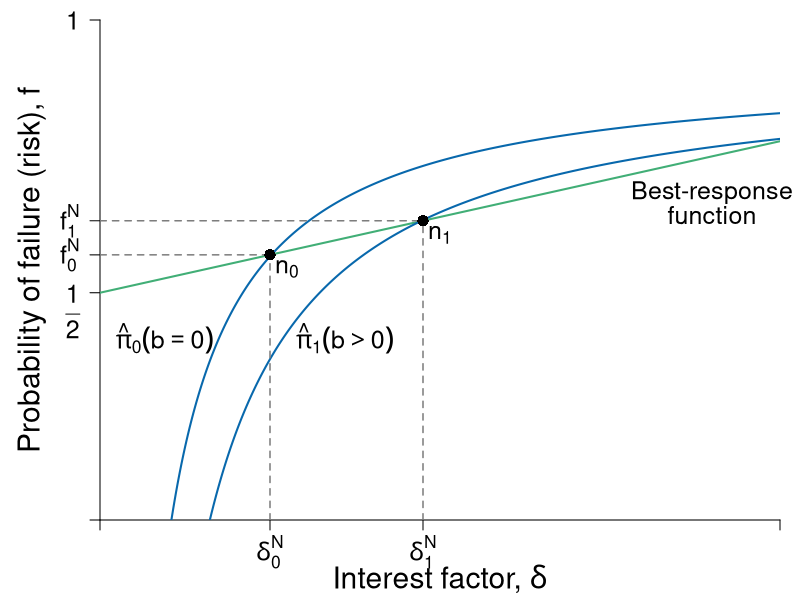

Generate this figure with R:
#' Graph Designer: Scott Cohn
#' Authors: Bowles and Halliday
#' Title: Coordination, Conflict and Competition: A Text in Microeconomics

library(shape)
pdf(file = "credit/credit_profit_brf.pdf", width = 8, height = 6)

#Set parameters for graphics
pointsize <- 1.8
axislabelsize <- 1.8
labelsize <- 1.5
namesize <- 1.8
annotatesize <- 1.5
graphlinewidth <- 2
segmentlinewidth <- 1.5

COL <- c("#7fc97f", "#beaed4", "#fdc086", "#ffff99", "#386cb0", "#f0027f", "#bf5b17", "#666666")
COLA <- c("#e0f3db", "#99d8c9","#66c2a4","#41ae76", "#238b45", "#005824")
COLB <- c("#c6dbef", "#4eb3d3", "#2b8cbe", "#0868ac","#084081")
COLC <- c("#fcfbfd", "#efedf5", "#dadaeb", "#bcbddc", "#9e9ac8", "#807dba", "#6a51a3", "#54278f", "#3f007d")
grays <- gray.colors(25, start = 1, end = 0, alpha = 1)

#Edited the margins to cater for the larger LHS labels
par(mar =  c(4, 5, 1, 1))

brfFn <- function(delta, q = 15, k = 0) {
  .5 + (delta / (2 * q)) * (1 - k)
}


PCFn <- function(delta, q = 1) {
  delta/q
}

isoprofitFn <- function(delta, rho = 0.05, b = 0.5) {
  1 - ((1 + rho)/(1 - b))*(1/delta)
}

yFn <- function(d1, f1, q = 1){
  q*f1*(1 - f1) - d1*(1 - f1)
}

ylow <- function(delta, q = 1, ybar = 0.0625){
  (-sqrt(delta^2 - 2*delta*q + q^2 - 4*q*ybar) + delta + q)/(2*q)
}

yhigh <- function(delta, q = 1, ybar = 0.0625){
  (sqrt(delta^2 - 2*delta*q + q^2 - 4*q*ybar) + delta + q)/(2*q)
}

xlims <- c(0, 10)
ylims <- c(0, 1.1)

npts <- 501 
d1 <- seq(xlims[1], xlims[2], length.out = npts)
f1 <- seq(ylims[1], ylims[2], length.out = npts) 
deltalevel <- c(2.5, 4.75)

plot(0, 0, xlim = xlims, ylim = ylims, type = "n",
     xlab = expression(paste("")),
     ylab = expression(paste("")), 
     xaxt = "n", 
     yaxt = "n", 
     cex.lab = axislabelsize, 
     bty = "n",
     xaxs = "i", 
     yaxs = "i"
)


# ticksy <- c(ylims[1], 0.5, ylims[2] - 0.1)
# ylabels <- c(NA, expression(paste(f == frac(1,2))), 1)
ticksy <- c(ylims[1], 0.5, brfFn(deltalevel[1], k = 0), brfFn(deltalevel[2], k = 0), ylims[2])
ylabels <- c(NA, NA, expression(paste(f[0]^N)), expression(paste(f[1]^N)), 1)
#ticksx <- c(xlims[1], (1 + 0.1)/(1 - 0), (1 + 0.1)/(1 - 0.5), xlims[2])
ticksx <- c(xlims[1], deltalevel[1], deltalevel[2], xlims[2])
xlabels <- c(NA, NA, NA, NA)

#text((1 + 0.1)/(1 - 0.5), - 0.09, expression(paste(frac(1 + rho, 1 - b))), xpd = TRUE, cex = labelsize) 
text(-0.4, 0.46, expression(paste(frac(1,2))), xpd = TRUE, cex = labelsize) 

text(c(deltalevel[1], deltalevel[2]), -.07, c(expression(paste(delta[0]^N)),expression(paste(delta[1]^N))), xpd = TRUE, cex = labelsize)  

npts <- 503 
xx1 <- seq(xlims[1], xlims[2], length.out = npts)


# Polygon
# COLD <- c("#deebf7", "#9ecae1")
# xpoly <- seq(from = (1 + 0.1)/(1 - 0), to = xlims[2], length.out = 500)
# ypoly <- isoprofitFn(xpoly, b = 0)
# polygon(x = xpoly, y = ypoly, col = COLD[1], density = NULL, border = NA)
# 
# xpoly1 <- c((1 + 0.1)/(1 - 0), xlims[2], xlims[2])
# ypoly1 <- c(0, 0, isoprofitFn(xlims[2], b = 0))
# polygon(x = xpoly1, y = ypoly1, col = COLD[1], density = NULL, border = NA)
# 
# xpoly2 <- seq(from = (1 + 0.1)/(1 - 0.5), to = xlims[2], length.out = 500)
# ypoly2 <- isoprofitFn(xpoly2, b = 0.5)
# polygon(x = xpoly2, y = ypoly2, col = COLD[2], density = NULL, border = NA)
# 
# xpoly3 <- c((1 + 0.1)/(1 - 0.5), xlims[2], xlims[2])
# ypoly3 <- c(0, 0, isoprofitFn(xlims[2], b = 0.5))
# polygon(x = xpoly3, y = ypoly3, col = COLD[2], density = NULL, border = NA)

#segments(0.25, 0, xlims[2], isoprofitFn(xlims[2], b = 0.5), col = COLD[2])

axis(1, at = ticksx, pos = 0, labels = xlabels, cex.axis = labelsize)
axis(2, at = ticksy, pos = 0, labels = ylabels, las = 1, cex.axis = labelsize)



#Draw the graphs
# lines(xx1, brfFn(xx1, k = 0.28), col = COLA[4], lwd = graphlinewidth)
lines(xx1, brfFn(xx1, k = 0), col = COLA[4], lwd = graphlinewidth)
# lines(xx1, brfFn(xx1, k = 0.75), col = COLA[4], lwd = graphlinewidth)
lines(xx1, isoprofitFn(xx1, b = 0.35), col = COLB[4], lwd = graphlinewidth)
lines(xx1, isoprofitFn(xx1, b = 0), col = COLB[4], lwd = graphlinewidth)
#lines(xx1, isoprofitFn(xx1, pi = 0.5), col = COLB[4], lwd = graphlinewidth)


#Axis labels
#mtext(expression(paste("Interest factor, ", delta)), side = 1, line = 3.3, cex = axislabelsize)
text(0.5*(xlims[2]), - 0.13 , expression(paste("Interest factor, ", delta)), xpd = TRUE, cex = axislabelsize) 
text(-1, 0.5*(ylims[2]), expression(paste("Probability of failure (risk), ", f)), xpd = TRUE, cex = axislabelsize, srt = 90) 

#segments(0.39, -1, 0.39, brfFn(0.39, k = 0.75), lty = 2, col = grays[20] , lwd = segmentlinewidth)
segments(0, brfFn(deltalevel[1], k = 0), deltalevel[1], brfFn(deltalevel[1], k = 0), lty = 2, col = grays[20] , lwd = segmentlinewidth)
segments(deltalevel[1], 0, deltalevel[1], brfFn(deltalevel[1], k = 0), lty = 2, col = grays[20] , lwd = segmentlinewidth)
segments(deltalevel[2], 0, deltalevel[2], brfFn(deltalevel[2], k = 0), lty = 2, col = grays[20] , lwd = segmentlinewidth)
segments(0, brfFn(deltalevel[2], k = 0), deltalevel[2], brfFn(deltalevel[2], k = 0), lty = 2, col = grays[20] , lwd = segmentlinewidth)

points(deltalevel[1], brfFn(deltalevel[1], k = 0), pch = 16, col = "black", cex = 1.5)
text(deltalevel[1]+0.25, brfFn(deltalevel[1], k = 0) - 0.03, expression(paste(n[0])), cex = labelsize)

points(deltalevel[2], brfFn(deltalevel[2], k = 0), pch = 16, col = "black", cex = 1.5)
text(deltalevel[2] +0.25, brfFn(deltalevel[2], k = 0) - 0.03, expression(paste(n[1])), cex = labelsize)

#text(0.39 + 0.025, brfFn(0.39, k = 0.75) - 0.03, expression(paste(b)), cex = labelsize)

#segments(1, -1, 1, brfFn(delta = 1, k = 0.5), lty = 2, col = grays[20] , lwd = segmentlinewidth)
#points(1, brfFn(1, k = 0.5), pch = 16, col = "black", cex = 1.5)
# text(1, brfFn(1, k = 0.5) + 0.04, expression(paste(n)), cex = labelsize)

#segments(.59, -1, 0.59, brfFn(delta = 0.59, k = 0.75), lty = 2, col = grays[20] , lwd = segmentlinewidth)
#points(0.59, brfFn(0.59, k = 0.75), pch = 16, col = "black", cex = 1.5)
#text(0.59 + 0.025, brfFn(0.59, k = 0.75) - 0.03, expression(paste(a)), cex = labelsize)

#segments(.7, -1, 0.7, brfFn(delta = 0.7, k = 0.28), lty = 2, col = grays[20] , lwd = segmentlinewidth)
#points(0.7, brfFn(0.7, k = 0.28), pch = 16, col = "black", cex = 1.5)

# ZPC
# text(1.35, 0.925, expression(paste(hat(pi)[0]^{t==0} == 1 + rho[0])), cex = labelsize, xpd = TRUE)
# text(1.35, 0.75, expression(paste(hat(pi)[0]^{t==1} == 1 + rho[1])), cex = labelsize, xpd = TRUE)

text(0.95, 0.4, expression(paste(hat(pi)[0]({b==0}) )), cex = labelsize, xpd = TRUE)
text(3.6, 0.4, expression(paste(hat(pi)[1]({b>0}) )), cex = labelsize, xpd = TRUE)


# text(1.1, 1.08, expression(paste("BRF of previously excluded")), cex = labelsize, xpd = TRUE)
# text(1.1, 1.02, expression(paste("now marginal borrower")), cex = labelsize, xpd = TRUE)
# Arrows(1.1, 0.98, 1.1, 0.92, col = "black", lty = 1, lwd = 2, arr.type = "triangle", arr.lwd = 0.5)
# 
# text(1.1, 0.5, expression(paste("BRF of")), cex = labelsize)
# text(1.1, 0.44, expression(paste("wealthy borrower")), cex = labelsize)
# Arrows(1.1, 0.53, 1.1, 0.6, col = "black", lty = 1, lwd = 2, arr.type = "triangle", arr.lwd = 0.5)
# 
# 
# text(0.6, 0.91, expression(paste("BRF of previously")), cex = labelsize)
# text(0.6, 0.85, expression(paste("marginal borrower")), cex = labelsize)
# Arrows(0.6, 0.82, 0.6, 0.68, col = "black", lty = 1, lwd = 2, arr.type = "triangle", arr.lwd = 0.5)

#text(0.49, 0.15, expression(paste("Policy")), cex = labelsize)
#text(0.49, 0.09, expression(paste("Change")), cex = labelsize)

# text(4.7, 0.7, expression(paste("Barriers")), cex = labelsize)
# text(4.7, 0.65, expression(paste("decrease")), cex = labelsize)
# text(4.6, 0.7, expression(paste("Barriers")), cex = labelsize)
# text(4.6, 0.65, expression(paste("increase")), cex = labelsize)

#Arrows(5.5, 0.62, 3.2, 0.62, col = "black", code = 1, lty = 1, lwd = 2, arr.type = "triangle", arr.lwd = 0.5)


#Labels for lenders entering and leaving
# text(2, 0.91, expression(paste("Lenders")), cex = labelsize)
# text(2, 0.85, expression(paste("leaving")), cex = labelsize)
# 
# text(8, 0.36, expression(paste("Lenders")), cex = labelsize)
# text(8, 0.3, expression(paste("entering")), cex = labelsize)

text(9, 0.72, expression(paste("Best-response")), cex = labelsize, xpd = TRUE)
text(9, 0.67, expression(paste("function")), cex = labelsize, xpd = TRUE)
#text(9, 0.5, expression(paste(f == frac(1, 2) + frac(delta, 2*q))), cex = labelsize)


dev.off()
